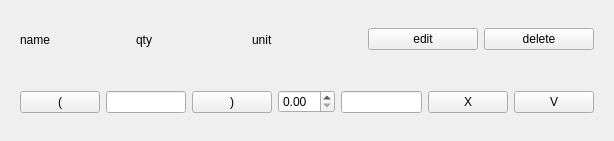
<?xml version="1.0" encoding="UTF-8"?>
<ui version="4.0">
 <class>Form</class>
 <widget class="QWidget" name="Form">
  <property name="geometry">
   <rect>
    <x>0</x>
    <y>0</y>
    <width>614</width>
    <height>141</height>
   </rect>
  </property>
  <property name="windowTitle">
   <string>Form</string>
  </property>
  <layout class="QVBoxLayout" name="verticalLayout">
   <item>
    <widget class="QWidget" name="widget_show_ing" native="true">
     <layout class="QHBoxLayout" name="horizontalLayout">
      <item>
       <widget class="QLabel" name="lbl_ing_name">
        <property name="text">
         <string>name</string>
        </property>
       </widget>
      </item>
      <item>
       <widget class="QLabel" name="lbl_ing_qty">
        <property name="text">
         <string>qty</string>
        </property>
       </widget>
      </item>
      <item>
       <widget class="QLabel" name="lbl_ing_qty_unit">
        <property name="text">
         <string>unit</string>
        </property>
       </widget>
      </item>
      <item>
       <widget class="QPushButton" name="btn_edit_ing">
        <property name="text">
         <string>edit</string>
        </property>
       </widget>
      </item>
      <item>
       <widget class="QPushButton" name="btn_remove_ing">
        <property name="text">
         <string>delete</string>
        </property>
       </widget>
      </item>
     </layout>
    </widget>
   </item>
   <item>
    <widget class="QWidget" name="widget_edit_ing" native="true">
     <layout class="QHBoxLayout" name="horizontalLayout_2">
      <item>
       <widget class="QPushButton" name="btn_ing_is_optional">
        <property name="text">
         <string>(</string>
        </property>
       </widget>
      </item>
      <item>
       <widget class="QLineEdit" name="le_ing_name"/>
      </item>
      <item>
       <widget class="QPushButton" name="btn_ing_is_optional_2">
        <property name="text">
         <string>)</string>
        </property>
       </widget>
      </item>
      <item>
       <widget class="QDoubleSpinBox" name="sb_ing_qty"/>
      </item>
      <item>
       <widget class="QLineEdit" name="le_ing_qty_unit"/>
      </item>
      <item>
       <widget class="QPushButton" name="btn_cancel_changes">
        <property name="text">
         <string>X</string>
        </property>
       </widget>
      </item>
      <item>
       <widget class="QPushButton" name="btn_confirm_changes">
        <property name="text">
         <string>V</string>
        </property>
       </widget>
      </item>
     </layout>
    </widget>
   </item>
  </layout>
 </widget>
 <resources/>
 <connections/>
</ui>
